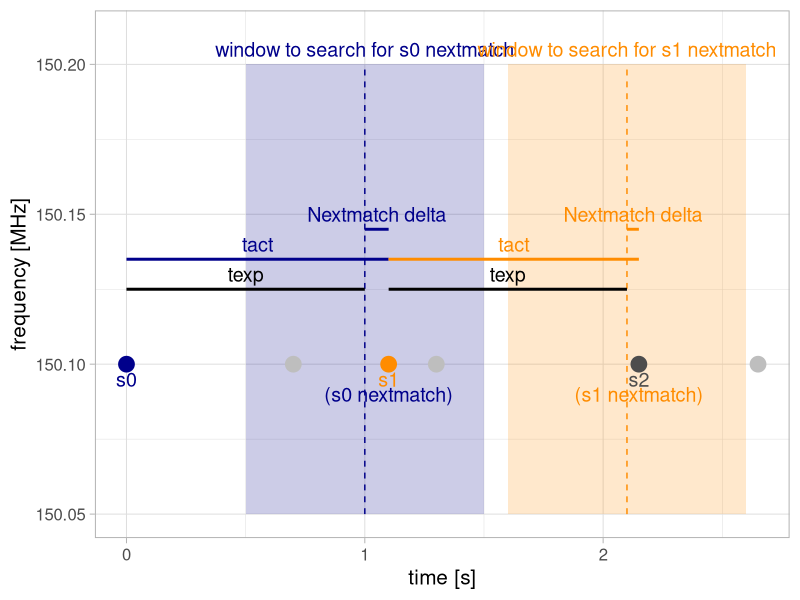

This figure's R source:
#### plot nextmatch with dummy data ####
library(ggplot2)

df.filter <- data.frame(signal = c("s0", "s1", "s2", NA, NA, NA),
                        nm = c(NA, "(s0 nextmatch)", "(s1 nextmatch)", NA, NA, NA),
                        y = 150.100,
                        x = c(0, 1.1, 2.15, 0.7, 1.3, 2.65),
                        color = c("darkblue", "darkorange", "grey30", "grey", "grey", "grey"))
texp <- 1 ## expected time interval
x0 <- df.filter$x[which(df.filter$signal == "s0")]
c0 <- df.filter$color[which(df.filter$signal == "s0")]
x1 <- df.filter$x[which(df.filter$signal == "s1")]
c1 <- df.filter$color[which(df.filter$signal == "s1")]
x2 <- df.filter$x[which(df.filter$signal == "s2")]

g <- ggplot() + 
  ## area for s0
  geom_line(aes(x = x0+texp, y = c(150.050, 150.200)), color = c0, lty = "dashed") +
  geom_rect(aes(xmin = x0+texp-0.5*texp, xmax = x0+texp+0.5*texp, ymin = 150.050, ymax = 150.200),
            fill = c0, alpha = 0.2) +
  geom_text(aes(x = x0+texp, y = 150.205), label = "window to search for s0 nextmatch", color = c0, size = 5) +
  ## area for s1
  geom_line(aes(x = x1+texp, y = c(150.050, 150.200)), color = c1, lty = "dashed") +
  geom_rect(aes(xmin = x1+texp-0.5*texp, xmax = x1+texp+0.5*texp, ymin = 150.050, ymax = 150.200),
            fill = c1, alpha = 0.2) +
  geom_text(aes(x = x1+texp, y = 150.205), label = "window to search for s1 nextmatch", color = c1, size = 5) +
  
  ## lines s0
  geom_line(aes(x = c(x0, x0+texp), y = 150.125), lwd = 1) +
  geom_text(aes(x = mean(c(x0, x0+texp)), y = 150.13), label = "texp", size = 5) +
  
  geom_line(aes(x = c(x0, x1), y = 150.135), color = c0, lwd = 1) +
  geom_text(aes(x = mean(c(x0, x1)), y = 150.14), color = c0, label = "tact", size = 5) +
  
  geom_line(aes(x = c(x1, x0+texp), y = 150.145), color = c0, lwd = 1) +
  geom_text(aes(x = mean(c(x1, x0+texp)), y = 150.15), color = c0, label = "Nextmatch delta", size = 5) +
  
  ## lines s1
  geom_line(aes(x = c(x1, x1+texp), y = 150.125), lwd = 1) +
  geom_text(aes(x = mean(c(x1, x1+texp)), y = 150.13), label = "texp", size = 5) +
  
  geom_line(aes(x = c(x1, x2), y = 150.135), color = c1, lwd = 1) +
  geom_text(aes(x = mean(c(x1, x2)), y = 150.14), color = c1, label = "tact", size = 5) +
  
  geom_line(aes(x = c(x2, x1+texp), y = 150.145), color = c1, lwd = 1) +
  geom_text(aes(x = mean(c(x2, x1+texp)), y = 150.15), color = c1, label = "Nextmatch delta", size = 5) +
  
  geom_point(aes(x = x, y = y), size = 5, color = df.filter$color, data = df.filter) +
  geom_text(aes(label = signal, x = x, y = y-0.005), data = df.filter, size = 5, color = df.filter$color) +
  geom_text(aes(label = nm, x = x, y = y-0.01), data = df.filter[!is.na(df.filter$nm),], size = 5, color = c(c0, c1)) +
  
  xlab("time [s]") +
  ylab("frequency [MHz]") +
  ylim(150.05, 150.21) +
  theme_light(base_size = 15)

ggsave("./plotNextmatch.pdf", plot = g, width = 30, height = 18, device = "pdf", units = "cm")
